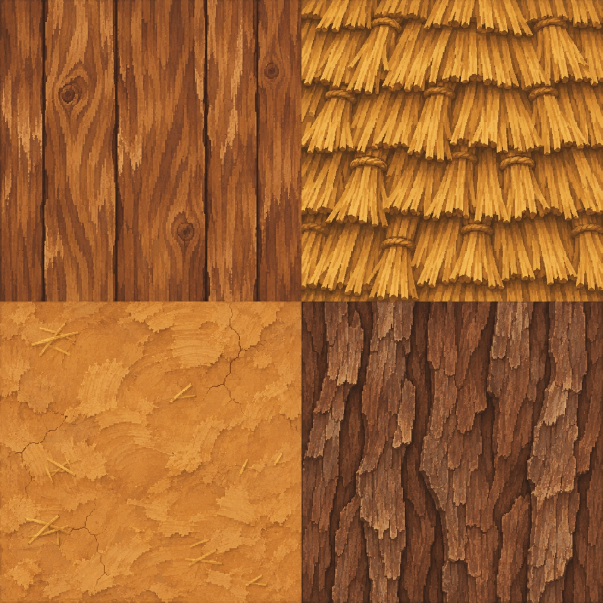
#> input picture assets/buildings-3d/source-gpt/sheet-1.jpg, 1206 x 1206 px (shown at 1/2 size); its folder holds 3 pictures in this run
$ python process_textures.py
#> lines starting #> are read from the running program, lines starting #| are printed output that depends on the picture
#!/usr/bin/env python3
"""Process the owner's GPT material sheets into game-ready PBR tiles.

Sources (assets/buildings-3d/source-gpt/, each 1206x1206, 2x2):
  sheet-1: TL planks      TR thatch     BL earth_wall  BR bark
  sheet-2: TL stone_wall  TR fired_clay BL brick       BR roof_tile
  sheet-3: TL cast_iron   TR copper     BL metal_roof  BR plaster

Per material (all outputs 512x512 in assets/buildings-3d/textures/):
  <name>.png    albedo  - quadrant crop inset from the seams, baked
                shading flattened mildly, saturation/contrast tamed;
                made tileable (structured materials are cropped to a
                whole number of pattern periods; organic materials get
                a half-roll crossfade at the borders)
  <name>_n.png  normal  - derived from STRUCTURE only (mortar joints,
                plank gaps, tile overlaps, bark ridges, panel ribs).
                Colour variation (wood grain colour, copper patina,
                clay cracks) is deliberately NOT turned into bumps.
  <name>_r.png  roughness - absolute values: base per material plus
                structure-driven variation (mortar rougher than brick
                faces, copper patina rougher than polished copper).

Also writes previews/tiling-<name>.png (2x2) and a seam report.
Auxiliary sprites (log end grain, soot decal, flame card, contact
shadow) are generated by make_aux_textures() at the bottom.
"""
import json
from pathlib import Path

import numpy as np
from PIL import Image, ImageDraw, ImageFilter

HERE = Path(__file__).resolve().parent
SRC = HERE.parent / "source-gpt"
OUT = HERE.parent / "textures"
PREV = HERE.parent / "previews"
SIZE = 512
INSET = 12  # px kept away from quadrant borders (neighbour bleed)

# name -> (sheet, quadrant TL/TR/BL/BR, mode, world tile metres)
MATERIALS = {
    "planks":    ("sheet-1", "TL", "period-x", 1.1),
    "thatch":    ("sheet-1", "TR", "period-y+xf", 1.2),
    "earth":     ("sheet-1", "BL", "organic", 1.6),
    "bark":      ("sheet-1", "BR", "organic", 0.9),
    "stone":     ("sheet-2", "TL", "organic", 1.6),
    "clay":      ("sheet-2", "TR", "organic", 1.4),
    "brick":     ("sheet-2", "BL", "period-xy", 1.0),
    "tile":      ("sheet-2", "BR", "period-xy", 1.0),
    "iron":      ("sheet-3", "TL", "organic", 1.4),
    "copper":    ("sheet-3", "TR", "organic", 1.2),
    "metalroof": ("sheet-3", "BL", "period-x", 1.2),
    "plaster":   ("sheet-3", "BR", "organic", 1.8),
}
QUAD = {"TL": (0, 0), "TR": (1, 0), "BL": (0, 1), "BR": (1, 1)}


# ------------------------------------------------------------ helpers

def lum(a):
    return a[..., 0] * 0.299 + a[..., 1] * 0.587 + a[..., 2] * 0.114


def blur(a, radius):
    im = Image.fromarray(np.clip(a * 255, 0, 255).astype(np.uint8))
    im = im.filter(ImageFilter.GaussianBlur(radius))
    return np.asarray(im).astype(np.float64) / 255.0


def blur1(a, radius):
    """Single-channel blur for float arrays in [0,1]."""
    im = Image.fromarray(np.clip(a * 255, 0, 255).astype(np.uint8))
    im = im.filter(ImageFilter.GaussianBlur(radius))
    return np.asarray(im).astype(np.float64) / 255.0


GRADE_TWEAK = {  # name -> (flatten strength, saturation, brightness)
    "planks": (0.50, 0.92, 1.00),   # calm the scorched-looking grain
    "thatch": (0.50, 0.92, 1.00),   # lift baked bundle shadows
    "bark":   (0.35, 0.92, 1.16),   # bark crushes to black in game light
    "iron":   (0.35, 0.90, 1.38),   # cast iron must not read pure black
    "stone":  (0.35, 0.75, 1.00),   # warm mortar made walls look fleshy
}


def grade(a, name=""):
    """Flatten baked shading mildly, tame saturation and contrast."""
    flat, sat, bright = GRADE_TWEAK.get(name, (0.35, 0.92, 1.0))
    a = a.astype(np.float64) / 255.0
    low = blur1(lum(a), 42)
    ratio = (low.mean() / np.maximum(low, 1e-4)) ** flat
    a = np.clip(a * ratio[..., None], 0, 1)
    g = lum(a)
    a = g[..., None] + (a - g[..., None]) * sat           # saturation
    a = np.clip((a - 0.5) * 0.95 + 0.5, 0, 1)             # contrast
    return np.clip(a * bright, 0, 1)


def find_period(proj, lo, hi):
    """Dominant period of a 1-D projection via autocorrelation."""
    p = proj - proj.mean()
    ac = np.correlate(p, p, "full")[len(p) - 1:]
    if ac[0] <= 0:
        return None
    seg = ac[lo:hi]
    if len(seg) == 0:
        return None
    k = int(np.argmax(seg)) + lo
    return k if ac[k] > 0.25 * ac[0] else None


def crop_periods(img, mode):
    """Crop to a whole number of pattern periods (structured mats)."""
    a = np.asarray(img).astype(np.float64)
    L = lum(a / 255.0)
    h, w = L.shape
    x0, x1, y0, y1 = 0, w, 0, h
    if "x" in mode:
        per = find_period(L.mean(axis=0), 50, 210)
        if per:
            n = max(1, int(w / per))
            nw = n * per
            x0 = (w - nw) // 2
            x1 = x0 + nw
    if "y" in mode:
        per = find_period(L.mean(axis=1), 30, 210)
        if per:
            n = max(1, int(h / per))
            nh = n * per
            y0 = (h - nh) // 2
            y1 = y0 + nh
    return img.crop((x0, y0, x1, y1))


def crossfade(a):
    """Make an organic texture tileable: crossfade against the
    half-rolled copy near the borders (weight 1 at the edge)."""
    s = a.shape[0]

    def weights(n):
        d = np.minimum(np.arange(n), n - 1 - np.arange(n)) + 0.5
        return np.clip(1.0 - d / (n * 0.25), 0, 1)

    for axis in (1, 0):
        r = np.roll(a, a.shape[axis] // 2, axis=axis)
        w = weights(a.shape[axis])
        shape = [1, 1, 1]
        shape[axis] = -1
        w = w.reshape(shape)
        a = (1 - w) * a + w * r
    return a


def seam_ratio(a):
    """|jump across the wrap| vs |typical interior step| (1.0 = clean)."""
    L = lum(a)
    jx = np.abs(L[:, 0] - L[:, -1]).mean()
    ix = np.abs(np.diff(L, axis=1)).mean()
    jy = np.abs(L[0, :] - L[-1, :]).mean()
    iy = np.abs(np.diff(L, axis=0)).mean()
    return float((jx + jy) / max(ix + iy, 1e-9))


# ------------------------------------------------------------ normals

def height_to_normal(h, strength):
    """Sobel normals from a height field, wrap-around gradients."""
    gx = (np.roll(h, -1, axis=1) - np.roll(h, 1, axis=1))
    gy = (np.roll(h, -1, axis=0) - np.roll(h, 1, axis=0))
    # smooth the gradient a touch to keep the pixel look calm
    gx = blur1((gx + 1) / 2, 0.7) * 2 - 1
    gy = blur1((gy + 1) / 2, 0.7) * 2 - 1
    nx, ny, nz = -gx * strength, gy * strength, np.ones_like(h)
    n = np.stack([nx, ny, nz], axis=-1)
    n /= np.linalg.norm(n, axis=-1, keepdims=True)
    return ((n * 0.5 + 0.5) * 255).astype(np.uint8)


def fine_noise(shape, radius, seed):
    rng = np.random.default_rng(seed)
    n = rng.random(shape)
    return blur1(n, radius)


def mortar_mask_brick(L, a):
    """Brick mortar: brighter and less saturated than the bricks."""
    sat = a.max(axis=-1) - a.min(axis=-1)
    m = ((L > 0.52) & (sat < 0.34)).astype(np.float64)
    return blur1(m, 1.2)


def mortar_mask_stone(L, a):
    """Stone-wall mortar: warm, sandy, darker than the stones."""
    warm = a[..., 0] - a[..., 2]
    m = ((warm > 0.10) & (L < 0.52)).astype(np.float64)
    return blur1(m, 1.4)


def build_height(name, a):
    """Height from structure only (see module docstring)."""
    L = lum(a)
    if name == "planks":
        # vertical gaps between boards: dark thin vertical lines
        col = blur1(L, 0.8)
        gap = np.clip((0.42 - col) * 3.0, 0, 1)
        gap = blur1(gap, 0.7)
        return 0.55 - gap * 0.55 + fine_noise(L.shape, 1.2, 11) * 0.05
    if name == "thatch":
        row = blur1(L, 1.0)
        groove = np.clip((np.median(row) - row) * 2.2, 0, 1)
        strands = fine_noise(L.shape, 0.5, 12)
        strands = blur1(strands, 0.4)
        return 0.6 - blur1(groove, 1.0) * 0.5 + strands * 0.10
    if name == "earth":
        return 0.5 + fine_noise(L.shape, 26, 13) * 0.25 \
            + fine_noise(L.shape, 1.4, 14) * 0.10
    if name == "bark":
        base = blur1(L, 1.0)
        stretched = np.asarray(Image.fromarray(
            (base * 255).astype(np.uint8)).resize(
            (128, 512), Image.BILINEAR).resize(
            (512, 512), Image.BILINEAR)).astype(np.float64) / 255.0
        return stretched * 0.85 + fine_noise(L.shape, 0.8, 15) * 0.08
    if name == "stone":
        m = mortar_mask_stone(L, a)
        domes = blur1(1.0 - m, 5.0)
        return domes * 0.85 + fine_noise(L.shape, 1.6, 16) * 0.07
    if name == "clay":
        return 0.5 + fine_noise(L.shape, 20, 17) * 0.22 \
            + fine_noise(L.shape, 1.2, 18) * 0.08
    if name == "brick":
        m = mortar_mask_brick(L, a)
        return blur1(1.0 - m, 2.2) * 0.8 + fine_noise(L.shape, 1.4, 19) * 0.05
    if name == "tile":
        return blur1(L, 2.0) * 0.9 + fine_noise(L.shape, 1.0, 20) * 0.05
    if name == "iron":
        pits = fine_noise(L.shape, 0.7, 21)
        return 0.5 - np.clip(pits - 0.55, 0, 1) * 0.5 \
            + fine_noise(L.shape, 18, 22) * 0.12
    if name == "copper":
        return 0.5 + fine_noise(L.shape, 2.5, 23) * 0.03
    if name == "metalroof":
        return blur1(L, 1.4) * 0.75 + fine_noise(L.shape, 1.2, 24) * 0.05
    if name == "plaster":
        return 0.5 + fine_noise(L.shape, 22, 25) * 0.14 \
            + fine_noise(L.shape, 1.6, 26) * 0.05
    return np.full(L.shape, 0.5)


NORMAL_STRENGTH = {
    "planks": 1.6, "thatch": 1.05, "earth": 0.7, "bark": 2.0,
    "stone": 1.9, "clay": 0.7, "brick": 1.5, "tile": 1.7,
    "iron": 0.8, "copper": 0.4, "metalroof": 1.3, "plaster": 0.6,
}


def build_rough(name, a):
    """Absolute roughness in [0,1] (stored as 0..255)."""
    L = lum(a)
    if name == "planks":
        r = 0.80 + (blur1(L, 3) - 0.5) * 0.06
    elif name == "thatch":
        r = np.full(L.shape, 0.97)
    elif name == "earth":
        r = np.full(L.shape, 0.95)
    elif name == "bark":
        r = np.full(L.shape, 0.93)
    elif name == "stone":
        m = mortar_mask_stone(L, a)
        r = 0.86 + m * 0.11
    elif name == "clay":
        r = np.full(L.shape, 0.94)
    elif name == "brick":
        m = mortar_mask_brick(L, a)
        r = 0.84 + m * 0.13
    elif name == "tile":
        r = 0.80 + (blur1(L, 3) - 0.5) * 0.08
    elif name == "iron":
        r = 0.55 + (blur1(L, 6) - 0.42) * 0.35
    elif name == "copper":
        teal = ((a[..., 1] > a[..., 0] + 0.02) &
                (a[..., 2] > a[..., 0] - 0.02)).astype(np.float64)
        teal = blur1(teal, 2.0)
        r = 0.36 + teal * 0.38 + fine_noise(L.shape, 9, 31) * 0.05
    elif name == "metalroof":
        r = 0.52 + (blur1(L, 4) - 0.5) * 0.10
    elif name == "plaster":
        r = np.full(L.shape, 0.92)
    else:
        r = np.full(L.shape, 0.9)
    return (np.clip(r, 0.05, 1.0) * 255).astype(np.uint8)


# ------------------------------------------------------------ main

def main():
    OUT.mkdir(parents=True, exist_ok=True)
    PREV.mkdir(parents=True, exist_ok=True)
    sheets = {n: Image.open(SRC / f"{n}.jpg").convert("RGB")
              for n in ("sheet-1", "sheet-2", "sheet-3")}
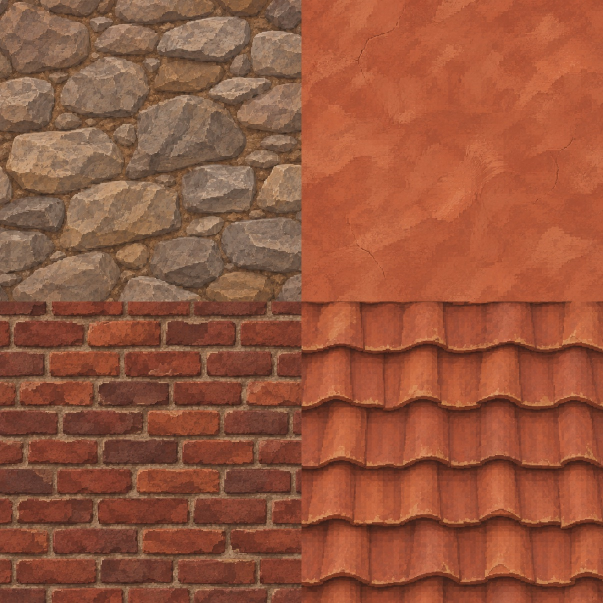
#> input picture assets/buildings-3d/source-gpt/sheet-2.jpg, 1206 x 1206 px (shown at 1/2 size)
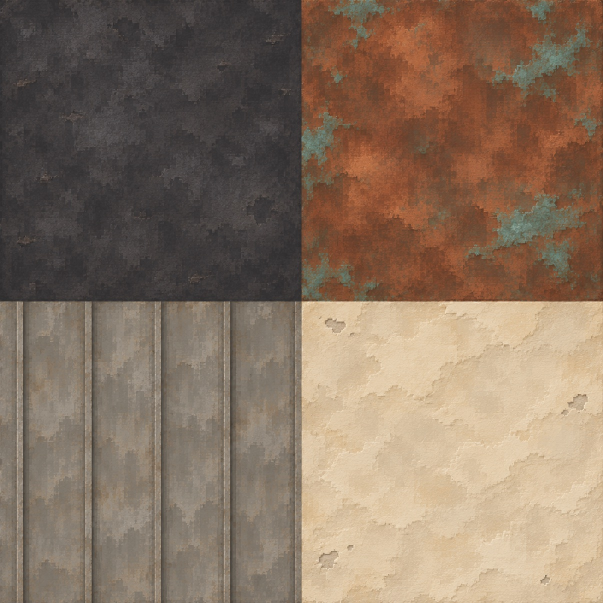
#> input picture assets/buildings-3d/source-gpt/sheet-3.jpg, 1206 x 1206 px (shown at 1/2 size)
#> sheets = 3 items
    report = {}
    for name, (sheet, quad, mode, tile_m) in MATERIALS.items():
        src = sheets[sheet]
        qw, qh = src.width // 2, src.height // 2
        qx, qy = QUAD[quad]
        crop = src.crop((qx * qw + INSET, qy * qh + INSET,
                         (qx + 1) * qw - INSET, (qy + 1) * qh - INSET))
        if mode.startswith("period"):
            crop = crop_periods(crop, mode)
        crop = crop.resize((SIZE, SIZE), Image.LANCZOS)
        a = grade(np.asarray(crop), name)
        if mode == "organic":
            a = crossfade(a)
        elif "+xf" in mode:
            # crossfade along x only (keep the period-cropped axis exact)
            s = a.shape[1]
            d = np.minimum(np.arange(s), s - 1 - np.arange(s)) + 0.5
            w = np.clip(1.0 - d / (s * 0.25), 0, 1).reshape(1, -1, 1)
            a = (1 - w) * a + w * np.roll(a, s // 2, axis=1)
        report[name] = {"tile_m": tile_m, "seam_ratio": round(seam_ratio(a), 3)}
        alb = (np.clip(a, 0, 1) * 255).astype(np.uint8)
        Image.fromarray(alb).save(OUT / f"{name}.png")
        nrm = height_to_normal(build_height(name, a),
                               NORMAL_STRENGTH[name])
        # data maps ship at 256px: plenty at game scale, keeps the
        # GLBs light (the albedo carries the detail)
        Image.fromarray(nrm).resize((256, 256), Image.BILINEAR).save(
            OUT / f"{name}_n.png")
        Image.fromarray(build_rough(name, a), "L").resize(
            (256, 256), Image.BILINEAR).save(OUT / f"{name}_r.png")
        tiled = Image.new("RGB", (SIZE * 2, SIZE * 2))
        for i in range(2):
            for j in range(2):
                tiled.paste(Image.fromarray(alb), (i * SIZE, j * SIZE))
        tiled.save(PREV / f"tiling-{name}.png")
        print(name, report[name])
#> this loop made 12 passes
#> (per in crop_periods, nw in crop_periods, nh in crop_periods) on passes 2, 8: (131, 528, 524), (116, 465, 464)
#> (jx in seam_ratio, ix in seam_ratio, jy in seam_ratio, iy in seam_ratio) on passes 3, 4, 5, 6, 9, 10: (0.0114, 0.0129, 0.0177, 0.014), (0.0306, 0.0304, 0.0164, 0.0172), (0.0225, 0.0177, 0.0241, 0.0209), (0.00607, 0.00728, 0.00909, 0.00786), (0.0102, 0.0112, 0.013, 0.012), (0.00902, 0.0101, 0.0129, 0.0108)
#| planks {'tile_m': 1.1, 'seam_ratio': 3.477}
#| thatch {'tile_m': 1.2, 'seam_ratio': 4.265}
#| earth {'tile_m': 1.6, 'seam_ratio': 1.085}
#| bark {'tile_m': 0.9, 'seam_ratio': 0.986}
#| stone {'tile_m': 1.6, 'seam_ratio': 1.209}
#| clay {'tile_m': 1.4, 'seam_ratio': 1.001}
#| brick {'tile_m': 1.0, 'seam_ratio': 4.193}
#| tile {'tile_m': 1.0, 'seam_ratio': 4.359}
#> (further printed lines are left out)
#> pass 1, in crop_periods, `L = lum(a / 255.0)`:
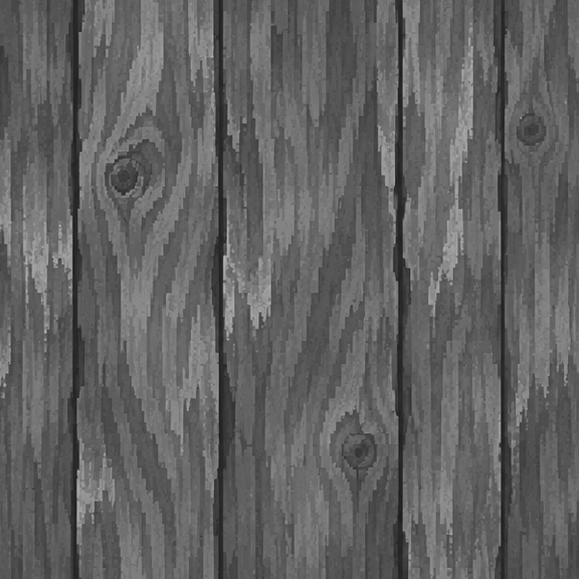
#> L: shape (579, 579) float64; min 0.0943, max 0.73, mean 0.386
#> after the loop:
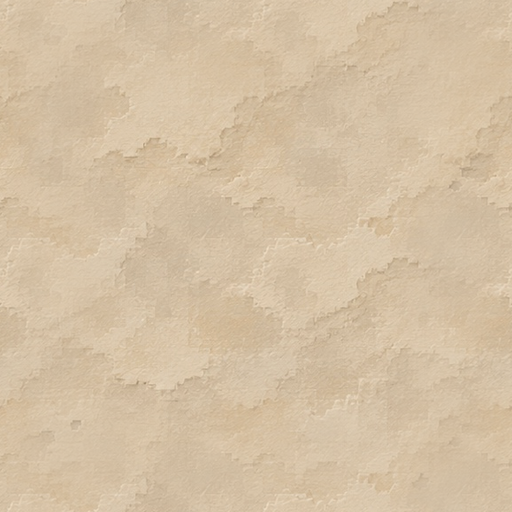
#> a: shape (512, 512, 3) float64; mean R, G, B 0.835, 0.755, 0.645
#> after the loop:
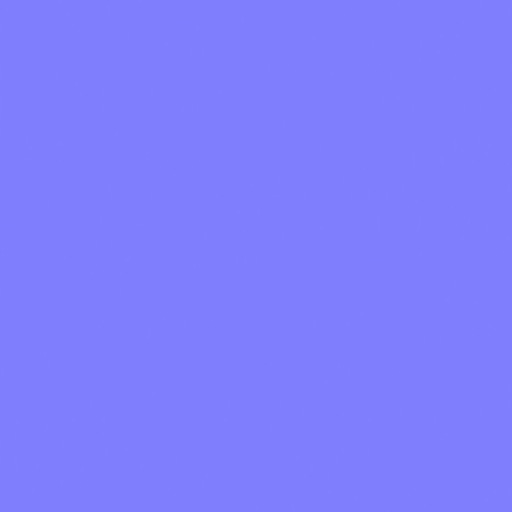
#> nrm: shape (512, 512, 3); mean R, G, B 127, 127, 254
#> after the loop, report = 12 items
    (HERE.parent / "texture-report.json").write_text(
        json.dumps(report, indent=1), encoding="utf-8")


# ------------------------------------------------------------ aux maps

def make_aux_textures():
    """Small sprites the sheets do not provide (all procedural)."""
    # log end grain: concentric rings + radial cracks + bark rim
    s = 256
    yy, xx = np.mgrid[0:s, 0:s]
    r = np.sqrt((xx - s / 2) ** 2 + (yy - s / 2) ** 2) / (s / 2)
    rings = 0.5 + 0.5 * np.sin(r * 42 + np.sin(np.arctan2(yy - s / 2, xx - s / 2) * 3) * 1.2)
    base = np.zeros((s, s, 3))
    base[:] = (0.72, 0.55, 0.34)
    base *= (0.82 + rings[..., None] * 0.30)
    ang = np.abs(np.sin(np.arctan2(yy - s / 2, xx - s / 2) * 5 + 0.7))
    base *= (1 - np.clip((ang - 0.965) * 14, 0, 1)[..., None] * 0.35)
    rim = np.clip((r - 0.86) * 9, 0, 1)
    base = base * (1 - rim[..., None]) + np.array([0.30, 0.19, 0.11]) * rim[..., None]
    Image.fromarray((np.clip(base, 0, 1) * 255).astype(np.uint8)).save(
        OUT / "log_end.png")

    def radial_alpha(size, inner, power=1.6):
        yy, xx = np.mgrid[0:size, 0:size]
        d = np.sqrt((xx - size / 2) ** 2 + (yy - size / 2) ** 2) / (size / 2)
        a = np.clip(1 - d, 0, 1) ** power
        a[d < inner] = 1.0
        return (a * 255).astype(np.uint8)

    # soot decal: soft black patch (alpha only; colour is black)
    s = 256
    img = Image.new("RGBA", (s, s), (8, 6, 5, 0))
    img.putalpha(Image.fromarray((radial_alpha(s, 0.15) * 0.97).astype(np.uint8)))
    img = img.filter(ImageFilter.GaussianBlur(3))
    img.save(OUT / "soot.png")

    # contact shadow: very soft dark radial gradient
    s = 256
    img = Image.new("RGBA", (s, s), (0, 0, 0, 0))
#> img: PIL image 256x256 RGBA; every value is 0
    img.putalpha(Image.fromarray((radial_alpha(s, 0.35, 1.4) * 0.34).astype(np.uint8)))
#> call 2 of radial_alpha, with size = 256, inner = 0.35, power = 1.4
#> in radial_alpha (call 2), `return (a * 255).astype(np.uint8)`:
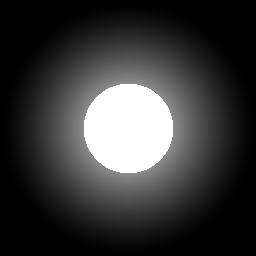
#> returned value: shape (256, 256); min 0, max 255, mean 56.3
    img.save(OUT / "shadow.png")

    # flame card: teardrop silhouette, white-hot core to orange rim
    s = 256
    yy, xx = np.mgrid[0:s, 0:s]
    cx, cy = s / 2, s * 0.98
    wob = np.sin(yy / s * 9.0) * 6 * (yy / s)
    dx = (xx - cx - wob) / (s * 0.30)
    dy = (cy - yy) / (s * 0.92)
    body = dx ** 2 + np.clip(dy, 0, None) ** 2.4
    alpha = np.clip(1 - body, 0, 1)
    alpha = blur1(alpha, 2.0)
    core = np.clip(1 - (dx ** 2 * 2.6 + np.clip(dy - 0.06, 0, None) ** 2 * 3.2), 0, 1)
    col = np.zeros((s, s, 3))
    col[:] = (1.0, 0.30, 0.03)
    col = col * (1 - core[..., None]) + np.array([1.0, 0.78, 0.30]) * core[..., None]
    out = np.dstack([col, alpha])[..., [0, 1, 2, 3]]
    Image.fromarray((np.clip(out, 0, 1) * 255).astype(np.uint8)).save(
        OUT / "flame.png")
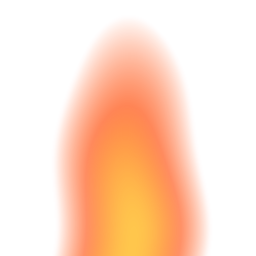
#> saved as flame.png: PIL image 256x256 RGBA; mean R, G, B, A 255, 87.4, 13.5, 61.3; transparent parts drawn white
    print("aux textures written")


if __name__ == "__main__":
    main()
    make_aux_textures()
